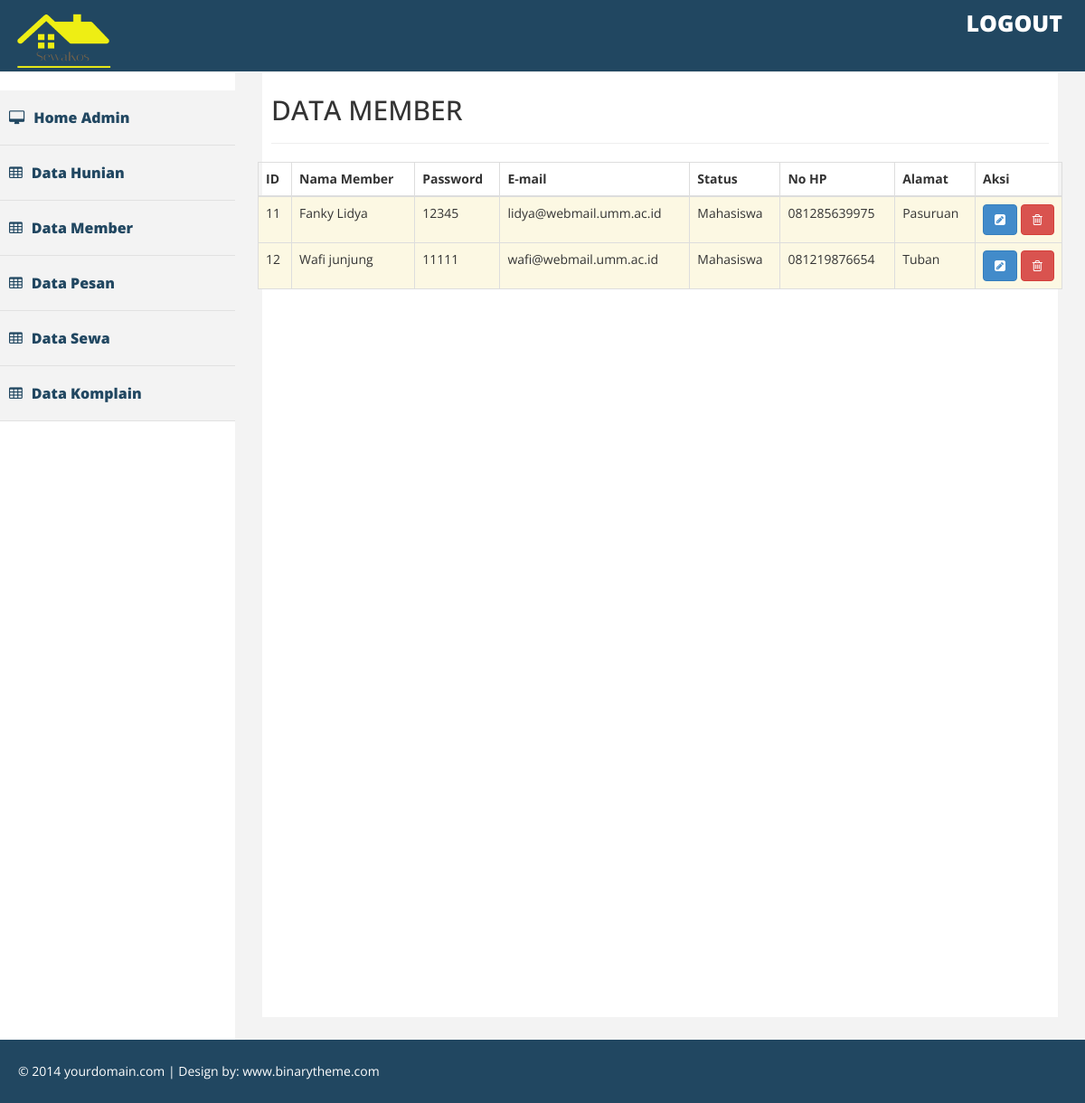
The page /index.php/member/data_member on the database as committed earlier.
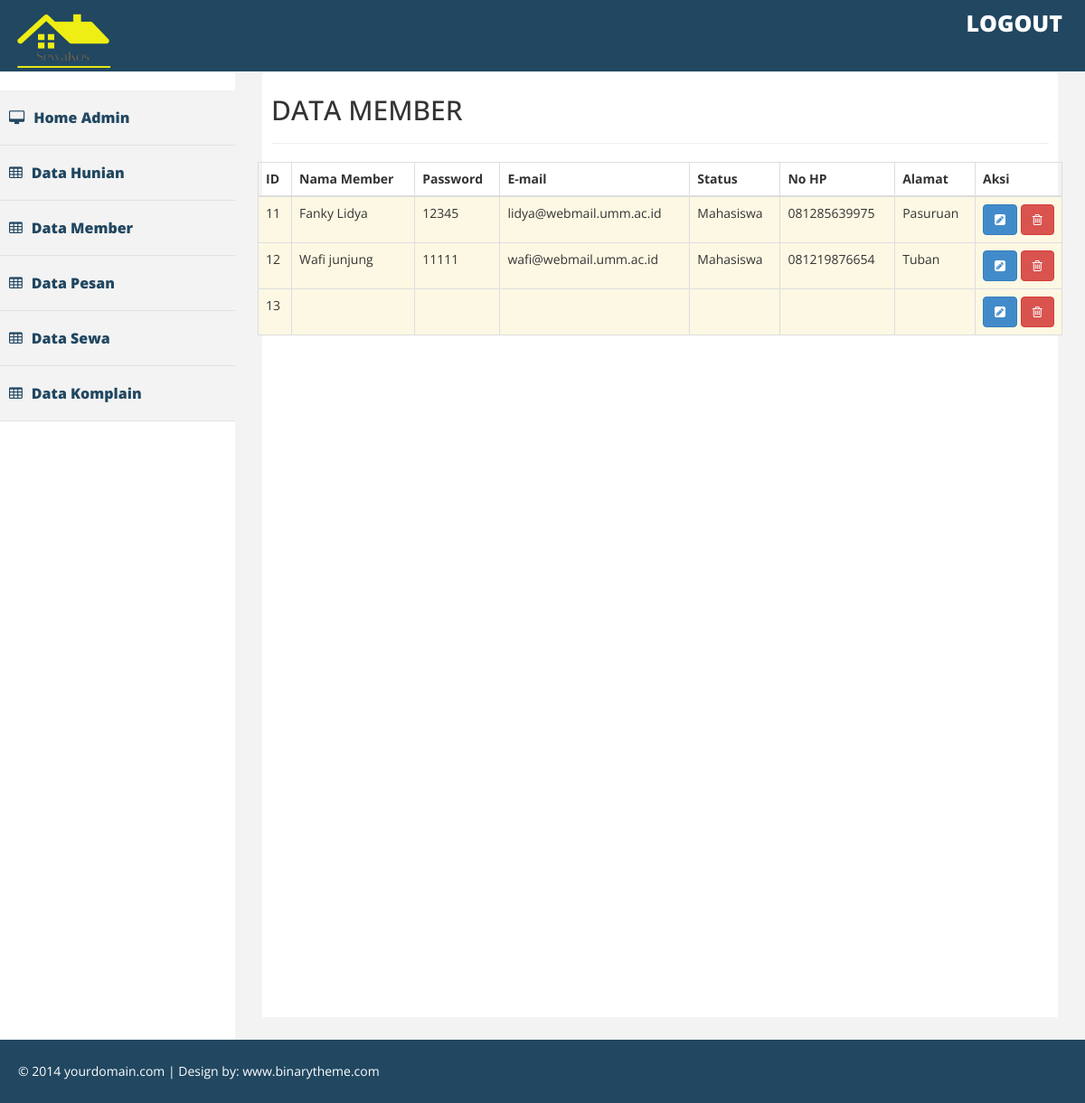
The same page on the database as committed later.
### tables this page shows
CREATE TABLE `member` (
  `id_member` int(15) NOT NULL,
  `nama_member` varchar(200) NOT NULL,
  `pass_member` varchar(200) NOT NULL,
  `email_member` varchar(200) NOT NULL,
  `status` varchar(200) NOT NULL,
  `nohp` varchar(200) NOT NULL,
  `alamat_member` varchar(200) NOT NULL
);

### application/controllers/Member.php (called while the page is built, shortened)
<?php
class Member extends CI_Controller
{
	function __construct()
	{
		$this->load->model('Member_model');
		$this->load->helper('url');
	}
	function data_member()
	{
		$data['member'] = $this->Member_model->ambil_data();
		$this->load->view('Admin/Member_list', $data);
	}
}

### index.php (called while the page is built, shortened)
<?php
require_once BASEPATH.'core/CodeIgniter.php';

### application/models/Member_model.php (called while the page is built, shortened)
<?php
class Member_model extends CI_Model
{
	public $member			= 'member';
	public $id				= 'id_member';
	public $order			= 'ASC';
	function ambil_data()
	{
		$this->db->order_by($this->id,$this->order);
		return $this->db->get($this->member)->result();
	}
}
?>

### application/views/Admin/Member_list.php (the view, shortened to what this page needs)
<div id="page-wrapper" >
    <div id="page-inner">
      <div class="row">
        <div class="col-lg-12">
           <h2>DATA MEMBER </h2>
           <hr>
		</div><?=$this->session->flashdata('member')?>
	</div>
	<div class="row">
		<table id="example" class="table table-striped table-bordered">
			<thead>
				<tr>
					<th>ID</th>
					<th>Nama Member</th>
					<th>Password</th>
					<th>E-mail</th>
					<th>Status</th>
					<th>No HP</th>
					<th>Alamat</th>
					<th style="width: 96px">Aksi</th>
				</tr>
			</thead>
			<tbody>
				<?php foreach ($member as $key => $value) { ?>
				<tr class="warning">
					<td><?php echo $value->id_member; ?></td>
					<td><?php echo $value->nama_member; ?></td>
					<td><?php echo $value->pass_member; ?></td>
					<td><?php echo $value->email_member; ?></td>
					<td><?php echo $value->status; ?></td>
					<td><?php echo $value->nohp; ?></td>
					<td><?php echo $value->alamat_member; ?></td>
					<td>
						<a href="<?php echo site_url('member/update/'.$value->id_member); ?>"
							class="btn btn-primary">
							<i class="fa fa-pencil-square"></i>
						</a>
						<a href="<?php echo site_url('member/delete/'.$value->id_member); ?>"
							class="btn btn-danger">
							<i class="fa fa-trash-o"></i>
						</a>
					</td>
				</tr>
				<?php } ?>
			</tbody>
		</table>
	</div>
</div>
</div>

Rows that differ between the two databases and show on the page:
added member: id_member "13"
